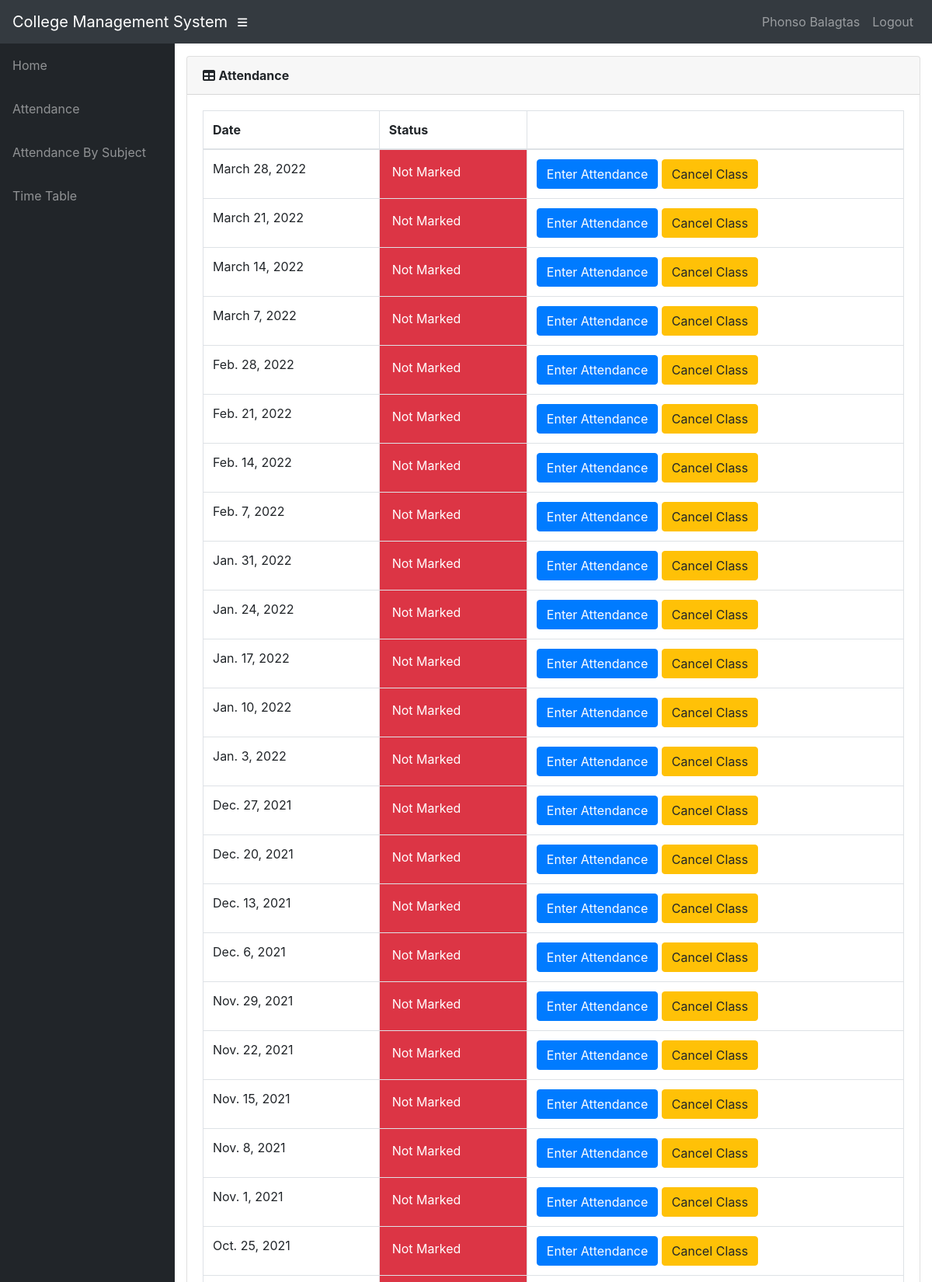
/teacher/1/ClassDates/ (signed in, upper part), run on the app's committed database.
### info/models.py (models this page shows, shortened)
class User(AbstractUser):
    @property
    def is_student(self):
        if hasattr(self, 'student'):
            return True
        return False

class Student(models.Model):
    user = models.OneToOneField(User, on_delete=models.CASCADE, null=True)
    class_id = models.ForeignKey(Class, on_delete=models.CASCADE, default=1)
    USN = models.CharField(primary_key='True', max_length=9, validators=[MinLengthValidator(9), MaxLengthValidator(9)])
    name = models.CharField(max_length=200)
    DOB = models.DateField(default='1998-01-01')

class AttendanceClass(models.Model):
    assign = models.ForeignKey(Assign, on_delete=models.CASCADE)
    date = models.DateField()
    status = models.IntegerField(default=0)
    class Meta:
        verbose_name = 'Attendance'
        verbose_name_plural = 'Attendance'

### info/views.py (the view)
# urls.py: path('teacher/<int:assign_id>/ClassDates/', views.t_class_date, name='t_class_date'),
@login_required()
def t_class_date(request, assign_id):
    now = timezone.now()
    ass = get_object_or_404(Assign, id=assign_id)
    att_list = ass.attendanceclass_set.filter(date__lte=now).order_by('-date')
    return render(request, 'info/t_class_date.html', {'att_list': att_list})

### info/templates/info/t_class_date.html
{% extends 'info/base.html' %}
{% block content %}
    <div class="card mb-3">
        <div class="card-header">
              <i class="fas fa-table"></i>
            <b>Attendance</b></div>
            <div class="card-body">
              <div class="table-responsive">
                <table class="table table-bordered" id="dataTable" width="100%" cellspacing="0">
                  <thead>
                    <tr>
                        <th>Date</th>
                        <th>Status</th>
                        <th></th>
                    </tr>
                  </thead>
                  <tbody>
                    {% for a in att_list %}
                    <tr>
                        <td>{{ a.date }}</td>
                        {% if a.status == 0 %}
                            <td class="p-3 mb-2 bg-danger text-white">Not Marked</td>
                            <td>
                                <a class="btn btn-primary" href="{% url 't_attendance' a.id %}" role="button">Enter Attendance</a>
                                <a class="btn btn-warning" href="{% url 'cancel_class' a.id %}">Cancel Class</>
                            </td>
                        {% elif a.status == 1 %}
                            <td class="p-3 mb-2 bg-success text-white">Marked</td>
                            <td><a class="btn btn-secondary" href="{% url 'edit_att' a.id %}" role="button">Edit Attendance</a> </td>
                        {% else %}
                            <td class="p-3 mb-2 bg-warning text-white">Cancelled</td>
                            <td><a class="btn btn-primary" href="{% url 't_attendance' a.id %}" role="button">Enter Attendance</a></td>
                        {% endif %}
                    </tr>
                    {% empty %}
                            <p>student has no courses</p>
                    {% endfor %}
                  </tbody>
                </table>
              </div>
        </div>
    </div>
{% endblock %}

### info/templates/info/base.html (shortened to what this page needs)
<!DOCTYPE html>
<html lang="en">
  <head>
      {% load static %}
    <link href="{% static '/info/bootstrap/vendor/bootstrap/css/bootstrap.min.css' %}" rel="stylesheet">
    <link href="{% static '/info/bootstrap/vendor/fontawesome-free/css/all.min.css' %}" rel="stylesheet" type="text/css">
    <link href="{% static '/info/bootstrap/vendor/datatables/dataTables.bootstrap4.css' %}" rel="stylesheet">
    <link href="{% static '/info/bootstrap/css/sb-admin.css' %}" rel="stylesheet">
  </head>
  <body id="page-top">
    <nav class="navbar navbar-expand navbar-dark bg-dark static-top">
      <a class="navbar-brand mr-1" href="{% url 'index' %}">College Management System</a>
      <button class="btn btn-link btn-sm text-white order-1 order-sm-0" id="sidebarToggle" href="#">
        <i class="fas fa-bars"></i>
      </button>
        <div class="collapse navbar-collapse" id="navbarResponsive">
          <ul class="navbar-nav ml-auto">
            <li class="nav-item">
                {% if request.user.is_student %}
                    <a class="nav-link text-capitalize">{{ request.user.student.name }}</a>
                {% elif request.user.is_teacher %}
                    <a class="nav-link text-capitalize">{{ request.user.teacher.name }}</a>
                {% endif %}
            </li>
            <li class="nav-item">
                <a class="nav-link" href="#" data-toggle="modal" data-target="#logoutModal">Logout</a>
            </li>
          </ul>
        </div>
    </nav>
    <div id="wrapper">
      <ul class="sidebar navbar-nav">
            <li class="nav-item">
              <a class="nav-link" href="{% url 'index' %}">
                <span>Home</span>
              </a>
            </li>
        {% if request.user.is_student %}
            <li class="nav-item">
              <a class="nav-link" href="{% url 'attendance' request.user.student.USN %}">
                <span>Attendance</span>
              </a>
            </li>
            <li class="nav-item">
              <a class="nav-link" href="{% url 'attendance' request.user.student.USN %}">
                <span>Attendance By Subject</span>
              </a>
            </li>
              <li class="nav-item">
              <a class="nav-link" href="{% url 'timetable' request.user.student.class_id_id %}">
                <span>Time Table</span>
              </a>
            </li>
        {% endif %}
      </ul>
      <div id="content-wrapper">
        <div class="container-fluid">
            {% block content %}
            {% endblock %}
        </div>
      </div>
    </div>
  </body>
</html>

### data on the page
User: user.student.name "Phonso Balagtas"
AttendanceClass: date "March 28, 2022", status "Not Marked"
AttendanceClass: date "March 21, 2022", status "Not Marked"
AttendanceClass: date "March 14, 2022", status "Not Marked"
AttendanceClass: date "March 7, 2022", status "Not Marked"
AttendanceClass: date "Feb. 28, 2022", status "Not Marked"
AttendanceClass: date "Feb. 21, 2022", status "Not Marked"
AttendanceClass: date "Feb. 14, 2022", status "Not Marked"
AttendanceClass: date "Feb. 7, 2022", status "Not Marked"
AttendanceClass: date "Jan. 31, 2022", status "Not Marked"
AttendanceClass: date "Jan. 24, 2022", status "Not Marked"
AttendanceClass: date "Jan. 17, 2022", status "Not Marked"
AttendanceClass: date "Jan. 10, 2022", status "Not Marked"
AttendanceClass: date "Jan. 3, 2022", status "Not Marked"
AttendanceClass: date "Dec. 27, 2021", status "Not Marked"
AttendanceClass: date "Dec. 20, 2021", status "Not Marked"
AttendanceClass: date "Dec. 13, 2021", status "Not Marked"
AttendanceClass: date "Dec. 6, 2021", status "Not Marked"
AttendanceClass: date "Nov. 29, 2021", status "Not Marked"
AttendanceClass: date "Nov. 22, 2021", status "Not Marked"
AttendanceClass: date "Nov. 15, 2021", status "Not Marked"
AttendanceClass: date "Nov. 8, 2021", status "Not Marked"
AttendanceClass: date "Nov. 1, 2021", status "Not Marked"
AttendanceClass: date "Oct. 25, 2021", status "Not Marked"
